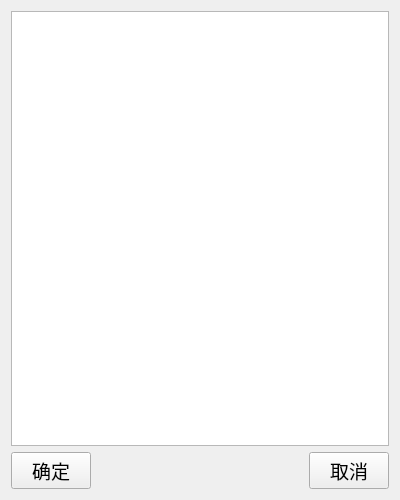
<?xml version="1.0" encoding="UTF-8"?>
<ui version="4.0">
 <class>ShareFile</class>
 <widget class="QWidget" name="ShareFile">
  <property name="geometry">
   <rect>
    <x>0</x>
    <y>0</y>
    <width>400</width>
    <height>500</height>
   </rect>
  </property>
  <property name="minimumSize">
   <size>
    <width>400</width>
    <height>500</height>
   </size>
  </property>
  <property name="maximumSize">
   <size>
    <width>400</width>
    <height>500</height>
   </size>
  </property>
  <property name="windowTitle">
   <string>Form</string>
  </property>
  <layout class="QGridLayout" name="gridLayout">
   <item row="0" column="0">
    <widget class="QListWidget" name="listWidget">
     <property name="minimumSize">
      <size>
       <width>0</width>
       <height>400</height>
      </size>
     </property>
     <property name="font">
      <font>
       <pointsize>14</pointsize>
      </font>
     </property>
    </widget>
   </item>
   <item row="1" column="0">
    <layout class="QHBoxLayout" name="horizontalLayout">
     <item>
      <widget class="QPushButton" name="ok_pb">
       <property name="font">
        <font>
         <pointsize>14</pointsize>
        </font>
       </property>
       <property name="text">
        <string>确定</string>
       </property>
      </widget>
     </item>
     <item>
      <spacer name="horizontalSpacer">
       <property name="orientation">
        <enum>Qt::Horizontal</enum>
       </property>
       <property name="sizeHint" stdset="0">
        <size>
         <width>40</width>
         <height>20</height>
        </size>
       </property>
      </spacer>
     </item>
     <item>
      <widget class="QPushButton" name="cancel_pb">
       <property name="font">
        <font>
         <pointsize>14</pointsize>
        </font>
       </property>
       <property name="text">
        <string>取消</string>
       </property>
      </widget>
     </item>
    </layout>
   </item>
  </layout>
 </widget>
 <resources/>
 <connections/>
</ui>
